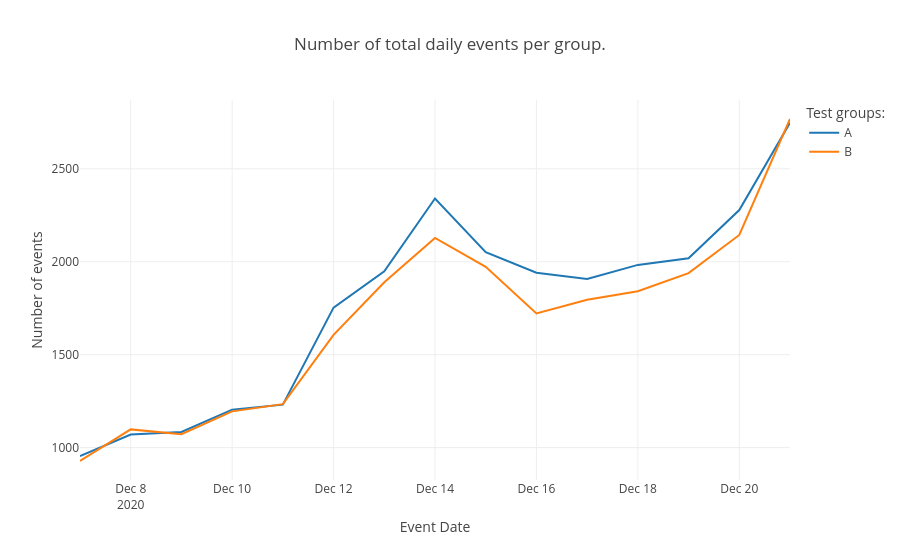

Notebook cell for this chart:
### Markdown cell above
>*Number of total daily events per test groups:*

### Code cell
tm_events_per_group = df_ab_testing.groupby(['event_date', 'group'])['event_dt'].agg([
    ('n_events', 'count')
]).reset_index()
tm_events_per_group.head()

fig = px.line(tm_events_per_group,
              x="event_date",
              y="n_events",
              color='group',
              title='Number of total daily events per group.',
              labels={
                  'n_events': 'Number of events',
                  'event_date': 'Event Date',
                  'group': 'Test groups:'
              })

# fig.show('svg')

fig.show()

### Figure 1 — Plotly figure (JSON) as saved in the notebook; plotly's stock layout.template omitted (floating-point values rounded to 4 significant figures)
{"data": [{"hovertemplate": "Test groups:=A<br>Event Date=%{x}<br>Number of events=%{y}<extra></extra>", "legendgroup": "A", "line": {"color": "#1F77B4", "dash": "solid"}, "marker": {"symbol": "circle"}, "mode": "lines", "name": "A", "orientation": "v", "showlegend": true, "type": "scatter", "x": ["2020-12-07T00:00:00", "2020-12-08T00:00:00", "2020-12-09T00:00:00", "2020-12-10T00:00:00", "2020-12-11T00:00:00", "2020-12-12T00:00:00", "2020-12-13T00:00:00", "2020-12-14T00:00:00", "2020-12-15T00:00:00", "2020-12-16T00:00:00", "2020-12-17T00:00:00", "2020-12-18T00:00:00", "2020-12-19T00:00:00", "2020-12-20T00:00:00", "2020-12-21T00:00:00"], "xaxis": "x", "y": [955, 1070, 1084, 1204, 1231, 1753, 1948, 2340, 2052, 1941, 1907, 1983, 2019, 2278, 2748], "yaxis": "y"}, {"hovertemplate": "Test groups:=B<br>Event Date=%{x}<br>Number of events=%{y}<extra></extra>", "legendgroup": "B", "line": {"color": "#FF7F0E", "dash": "solid"}, "marker": {"symbol": "circle"}, "mode": "lines", "name": "B", "orientation": "v", "showlegend": true, "type": "scatter", "x": ["2020-12-07T00:00:00", "2020-12-08T00:00:00", "2020-12-09T00:00:00", "2020-12-10T00:00:00", "2020-12-11T00:00:00", "2020-12-12T00:00:00", "2020-12-13T00:00:00", "2020-12-14T00:00:00", "2020-12-15T00:00:00", "2020-12-16T00:00:00", "2020-12-17T00:00:00", "2020-12-18T00:00:00", "2020-12-19T00:00:00", "2020-12-20T00:00:00", "2020-12-21T00:00:00"], "xaxis": "x", "y": [928, 1098, 1072, 1195, 1234, 1607, 1890, 2128, 1973, 1722, 1796, 1841, 1939, 2144, 2768], "yaxis": "y"}], "layout": {"legend": {"title": {"text": "Test groups:"}, "tracegroupgap": 0}, "title": {"text": "Number of total daily events per group."}, "xaxis": {"anchor": "y", "domain": [0, 1], "title": {"text": "Event Date"}}, "yaxis": {"anchor": "x", "domain": [0, 1], "title": {"text": "Number of events"}}}}
